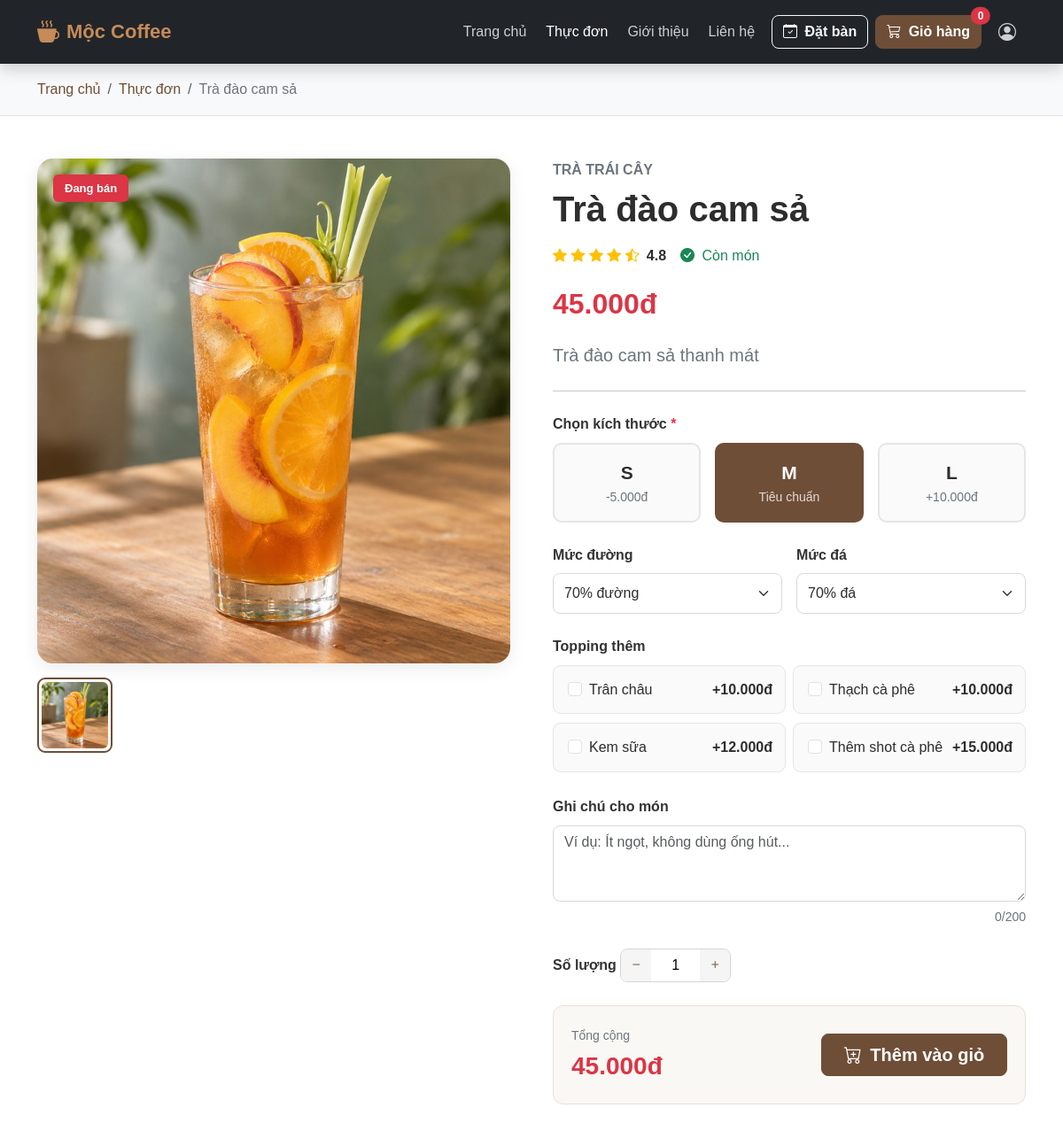
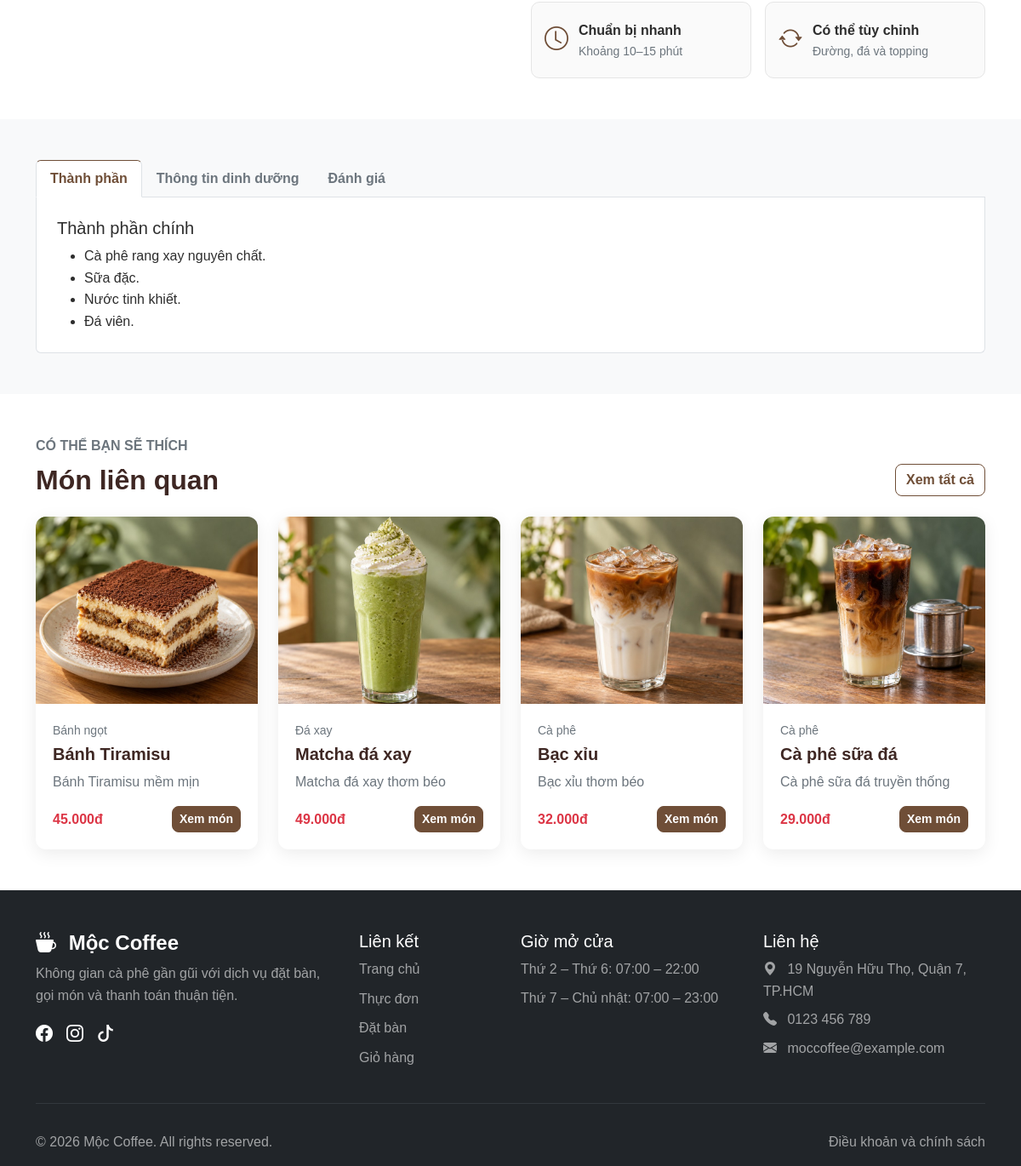
The page /pages/product-detail.php?id=3 on the database its author committed (2 pictures, top to bottom).
### tables this page shows
CREATE TABLE IF NOT EXISTS products (
    id INT UNSIGNED AUTO_INCREMENT PRIMARY KEY,
    category_id INT UNSIGNED NOT NULL,
    name VARCHAR(150) NOT NULL,
    slug VARCHAR(170) NOT NULL UNIQUE,
    description TEXT,
    price DECIMAL(12, 2) NOT NULL DEFAULT 0,
    image VARCHAR(255),
    status TINYINT(1) NOT NULL DEFAULT 1,
    created_at TIMESTAMP NOT NULL DEFAULT CURRENT_TIMESTAMP,
    updated_at TIMESTAMP NOT NULL DEFAULT CURRENT_TIMESTAMP ON UPDATE CURRENT_TIMESTAMP,
    CONSTRAINT fk_products_categories FOREIGN KEY (category_id)
        REFERENCES categories(id) ON UPDATE CASCADE ON DELETE RESTRICT
);

CREATE TABLE IF NOT EXISTS categories (
    id INT UNSIGNED AUTO_INCREMENT PRIMARY KEY,
    name VARCHAR(100) NOT NULL,
    slug VARCHAR(120) NOT NULL UNIQUE,
    description TEXT,
    status TINYINT(1) NOT NULL DEFAULT 1,
    created_at TIMESTAMP NOT NULL DEFAULT CURRENT_TIMESTAMP,
    updated_at TIMESTAMP NOT NULL DEFAULT CURRENT_TIMESTAMP ON UPDATE CURRENT_TIMESTAMP
);

### pages/product-detail.php (the view, shortened to what the rows shown need)
<?php
require_once __DIR__ . '/../includes/init.php';
$productId = filter_input(
    INPUT_GET,
    'id',
    FILTER_VALIDATE_INT
);
$productStatement = $pdo->prepare(
    "SELECT
        p.id,
        p.category_id,
        p.name,
        p.slug,
        p.description,
        p.price,
        p.image,
        c.name AS category_name
     FROM products AS p
     INNER JOIN categories AS c
        ON c.id = p.category_id
     WHERE p.id = :product_id
       AND p.status = 1
       AND c.status = 1
     LIMIT 1"
);
$productStatement->execute([
    'product_id' => $productId,
]);
$product = $productStatement->fetch();
$relatedStatement = $pdo->prepare(
    "SELECT
        p.id,
        p.name,
        p.description,
        p.price,
        p.image,
        c.name AS category_name
     FROM products AS p
     INNER JOIN categories AS c
        ON c.id = p.category_id
     WHERE p.id <> :product_id
       AND p.status = 1
       AND c.status = 1
     ORDER BY
        (p.category_id = :category_id) DESC,
        p.id DESC
     LIMIT 4"
);
$relatedStatement->execute([
    'product_id' => $productId,
    'category_id' => (int) $product['category_id'],
]);
$relatedProducts = $relatedStatement->fetchAll();
$productImageUrl = static function (?string $image): string {
    $image = trim((string) $image);
    if ($image === '') {
        return '../assets/images/products/default-product.jpg';
    }
    if (filter_var($image, FILTER_VALIDATE_URL)) {
        return $image;
    }
    if (strpos($image, '/uploads/') === 0) {
        return '../backend' . $image;
    }
    return '../assets/images/products/' . basename($image);
};
$mainImageUrl = $productImageUrl(
    $product['image'] ?? null
);
$productDescription = trim(
    (string) ($product['description'] ?? '')
);
?>
<!DOCTYPE html>
<html lang="vi">
<head>
  <link href="https://cdn.jsdelivr.net/npm/bootstrap@5.3.3/dist/css/bootstrap.min.css" rel="stylesheet" />
  <link rel="stylesheet" href="https://cdn.jsdelivr.net/npm/bootstrap-icons@1.11.3/font/bootstrap-icons.min.css" />
  <link rel="stylesheet" href="../assets/css/style.css" />
  <link rel="stylesheet" href="../assets/css/responsive.css" />
</head>
<body>
  <main class="product-detail-page">
    <section class="bg-light border-bottom product-breadcrumb">
      <div class="container py-3">
        <nav aria-label="breadcrumb">
          <ol class="breadcrumb mb-0">
            <li class="breadcrumb-item">
              <a href="../index.php">Trang chủ</a>
            </li>
            <li class="breadcrumb-item">
              <a href="menu.php">Thực đơn</a>
            </li>
            <li id="breadcrumb-product-name" class="breadcrumb-item active" aria-current="page">
              <?=
  htmlspecialchars(
      $product['name'],
      ENT_QUOTES,
      'UTF-8'
  )
?>
            </li>
          </ol>
        </nav>
      </div>
    </section>
<section class="py-5">
  <div class="container">
    <div class="row g-5">
      <div class="col-12 col-lg-6">
        <div class="product-detail-image-wrapper">
          <img
            id="product-main-image"
            src="<?=
              htmlspecialchars(
                  $mainImageUrl,
                  ENT_QUOTES,
                  'UTF-8'
              )
            ?>"
            class="img-fluid product-detail-image"
            alt="<?=
              htmlspecialchars(
                  $product['name'],
                  ENT_QUOTES,
                  'UTF-8'
              )
            ?>"
            onerror="
              this.onerror = null;
              this.src =
                '../assets/images/products/default-product.jpg';
            "
          >
          <span
            class="badge bg-danger product-detail-badge"
          >
            Đang bán
          </span>
        </div>
        <div class="d-flex gap-3 mt-3">
          <button
            type="button"
            class="product-thumbnail active"
          >
            <img
              src="<?=
                htmlspecialchars(
                    $mainImageUrl,
                    ENT_QUOTES,
                    'UTF-8'
                )
              ?>"
              alt="<?=
                htmlspecialchars(
                    $product['name'],
                    ENT_QUOTES,
                    'UTF-8'
                )
              ?>"
            >
          </button>
        </div>
      </div>
      <div class="col-12 col-lg-6">
        <form
          id="product-option-form"
          method="POST"
          action="../actions/cart-add.php"
        >
          <p
            class="text-uppercase text-secondary
                   fw-semibold mb-2"
          >
            <?=
              htmlspecialchars(
                  $product['category_name'],
                  ENT_QUOTES,
                  'UTF-8'
              )
            ?>
          </p>
          <h1 class="display-6 fw-bold mb-3">
            <?=
              htmlspecialchars(
                  $product['name'],
                  ENT_QUOTES,
                  'UTF-8'
              )
            ?>
          </h1>
          <div
            class="d-flex flex-wrap
                   align-items-center gap-2 mb-3"
          >
            <div class="text-warning">
            </div>
            <strong>4.8</strong>
            <span class="text-success">
            </span>
          </div>
          <div class="mb-3">
            <span
              id="product-price"
              class="fs-2 fw-bold text-danger"
            >
              <?=
                number_format(
                    (float) $product['price'],
                    0,
                    ',',
                    '.'
                )
              ?>đ
            </span>
          </div>
          <p class="text-secondary fs-5">
            <?=
              htmlspecialchars(
                  $productDescription,
                  ENT_QUOTES,
                  'UTF-8'
              )
            ?>
          </p>
          <hr class="my-4">
          <div class="mb-4">
            <label class="form-label fw-bold">
            </label>
            <div class="row g-3">
            </div>
          </div>
          <div class="row g-3 mb-4">
            <div class="col-12 col-md-6">
            </div>
            <div class="col-12 col-md-6">
            </div>
          </div>
          <div class="mb-4">
            <label class="form-label fw-bold">
            </label>
            <div class="row g-2">
            </div>
          </div>
          <div class="mb-4">
            <label
              for="product-note"
              class="form-label fw-bold"
            >
            </label>
            <textarea
              id="product-note"
              name="note"
              class="form-control"
              rows="3"
              maxlength="200"
              placeholder="Ví dụ: Ít ngọt, không dùng ống hút..."
            ></textarea>
            <div class="text-end mt-1">
            </div>
          </div>
          <div class="mb-4">
            <label class="form-label fw-bold">
            </label>
            <div
              class="quantity-control
                     product-quantity-control"
            >
            </div>
          </div>
          <div class="product-action-box">
            <div>
            </div>
            <button
              type="submit"
              class="btn btn-coffee btn-lg"
            >
            </button>
          </div>
        </form>
      </div>
    </div>
  </div>
</section>
    <section class="py-5 bg-light">
      <div class="container">
        <div class="tab-content bg-white border border-top-0 rounded-bottom p-4">
          <div class="tab-pane fade show active" id="ingredients-content" role="tabpanel"
            aria-labelledby="ingredients-tab" tabindex="0">
            <h2 class="h5">Thành phần chính</h2>
          </div>
        </div>
      </div>
    </section>
<section class="py-5">
  <div class="container">
    <div
      class="d-flex justify-content-between
             align-items-end mb-4"
    >
      <div>
        <h2 class="section-title mb-0">
          Món liên quan
        </h2>
      </div>
    </div>
    <?php if (empty($relatedProducts)): ?>
      <div class="alert alert-info text-center">
        Chưa có sản phẩm liên quan.
      </div>
    <?php else: ?>
      <div class="row g-4">
        <?php foreach ($relatedProducts as $relatedProduct): ?>
          <?php
          $relatedImageUrl = $productImageUrl(
              $relatedProduct['image'] ?? null
          );
          $relatedDescription = trim(
              (string) (
                  $relatedProduct['description'] ?? ''
              )
          );
          ?>
          <div class="col-12 col-sm-6 col-lg-3">
            <article class="card product-card h-100">
              <img
                src="<?=
                  htmlspecialchars(
                      $relatedImageUrl,
                      ENT_QUOTES,
                      'UTF-8'
                  )
                ?>"
                class="card-img-top"
                alt="<?=
                  htmlspecialchars(
                      $relatedProduct['name'],
                      ENT_QUOTES,
                      'UTF-8'
                  )
                ?>"
                onerror="
                  this.onerror = null;
                  this.src =
                    '../assets/images/products/default-product.jpg';
                "
              >
              <div class="card-body d-flex flex-column">
                <p class="small text-secondary mb-1">
                  <?=
                    htmlspecialchars(
                        $relatedProduct['category_name'],
                        ENT_QUOTES,
                        'UTF-8'
                    )
                  ?>
                </p>
                <h3 class="h5">
                  <?=
                    htmlspecialchars(
                        $relatedProduct['name'],
                        ENT_QUOTES,
                        'UTF-8'
                    )
                  ?>
                </h3>
                <p class="text-secondary">
                  <?=
                    htmlspecialchars(
                        $relatedDescription,
                        ENT_QUOTES,
                        'UTF-8'
                    )
                  ?>
                </p>
                <div
                  class="d-flex justify-content-between
                         align-items-center mt-auto"
                >
                  <strong class="text-danger">
                    <?=
                      number_format(
                          (float) $relatedProduct['price'],
                          0,
                          ',',
                          '.'
                      )
                    ?>đ
                  </strong>
                  <a
                    href="product-detail.php?id=<?=
                      (int) $relatedProduct['id']
                    ?>"
                    class="btn btn-sm btn-coffee"
                  >
                    Xem món
                  </a>
                </div>
              </div>
            </article>
          </div>
        <?php endforeach; ?>
      </div>
    <?php endif; ?>
  </div>
</section>
  </main>
  <footer class="bg-dark text-white pt-5">
    <div class="container">
      <div class="row g-4">
        <div class="col-12 col-md-6 col-lg-4">
          <h2 class="h4 fw-bold">
            <i class="bi bi-cup-hot-fill me-2"></i>
            Mộc Coffee
          </h2>
        </div>
      </div>
    </div>
  </footer>
</body>
</html>
</html>

### rows shown on the page
products: name "Trà đào cam sả", image (picture), category.name "TRÀ TRÁI CÂY", price "45.000", description "Trà đào cam sả thanh mát"
products: image (picture), category.name "Bánh ngọt", name "Bánh Tiramisu", description "Bánh Tiramisu mềm mịn", price "45.000"
products: image (picture), category.name "Đá xay", name "Matcha đá xay", description "Matcha đá xay thơm béo", price "49.000"
products: image (picture), category.name "Cà phê", name "Bạc xỉu", description "Bạc xỉu thơm béo", price "32.000"
products: image (picture), category.name "Cà phê", name "Cà phê sữa đá", description "Cà phê sữa đá truyền thống", price "29.000"

### other values the page prints
$cartCount "0"
